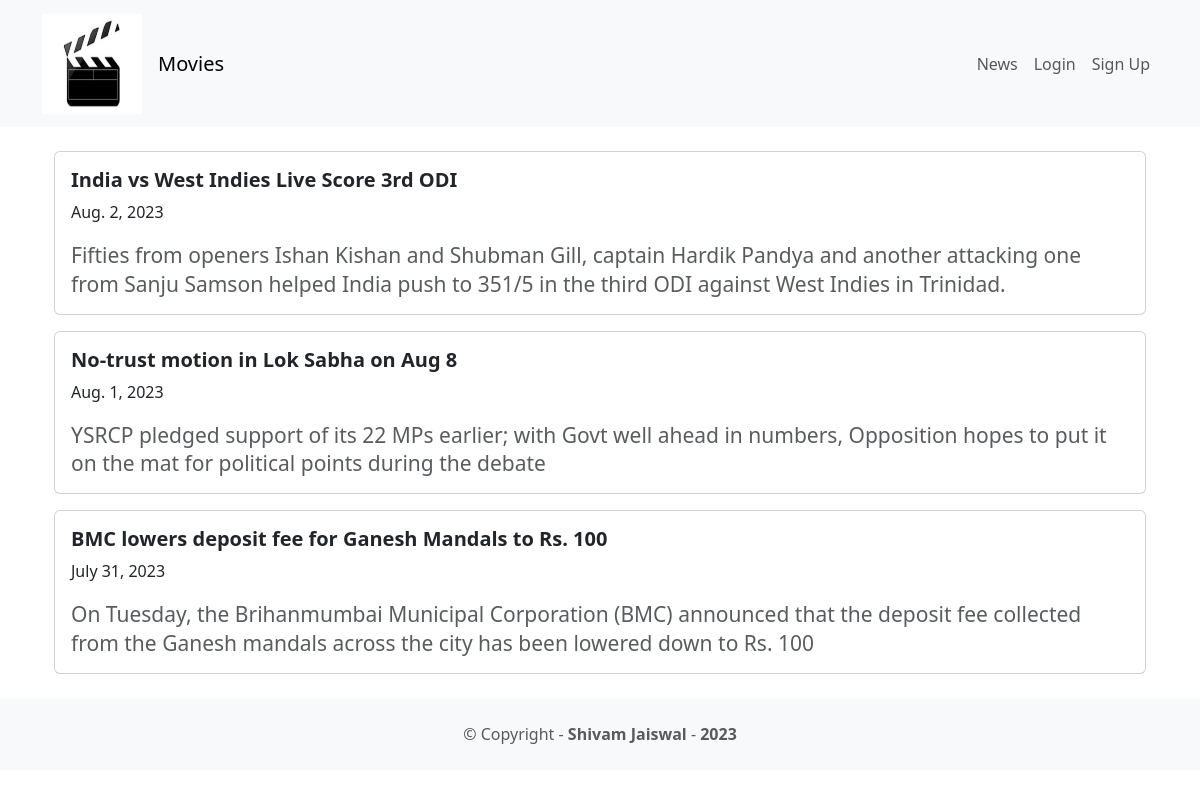
Page /news/ on the committed database.
### news/models.py (models this page shows)
class News(models.Model):
    headline=models.CharField(max_length=200)
    body=models.TextField()
    date=models.DateField()

### news/views.py (the view)
# urls.py: path('news/',include('news.urls')),
def news(request):
    news=News.objects.all().order_by('-date')
    return render(request,'news.html',{'news':news})

### news/templates/news.html
{% extends 'base.html' %}
{% block content %}
<div class="container mz my-4">
   {% for new in news %}
   <div class="card mb-3">
    <div class="row g-0">
        <div >
            <div class="card-body">
   <h5 class="card-title fw-bold" >{{ new.headline }}</h5>
   <p class="card-text">{{ new.date }}</p>
   <h4 class="card-text"><small class="text-muted">{{ new.body }}</small></h4>
</div>
</div>
</div>
</div>
   {% endfor %}
</div>
{% endblock content %}

### rows in the picture
News: headline "India vs West Indies Live Score 3rd ODI", date "Aug. 2, 2023", body "Fifties from openers Ishan Kishan and Shubman Gill, captain Hardik Pandya and another attacking one from Sanju Samson helped India push to 351/5 in the third ODI against West Indies in Trinidad."
News: headline "No-trust motion in Lok Sabha on Aug 8", date "Aug. 1, 2023", body "YSRCP pledged support of its 22 MPs earlier; with Govt well ahead in numbers, Opposition hopes to put it on the mat for political points during the debate"
News: headline "BMC lowers deposit fee for Ganesh Mandals to Rs. 100", date "July 31, 2023", body "On Tuesday, the Brihanmumbai Municipal Corporation (BMC) announced that the deposit fee collected from the Ganesh mandals across the city has been lowered down to Rs. 100"
